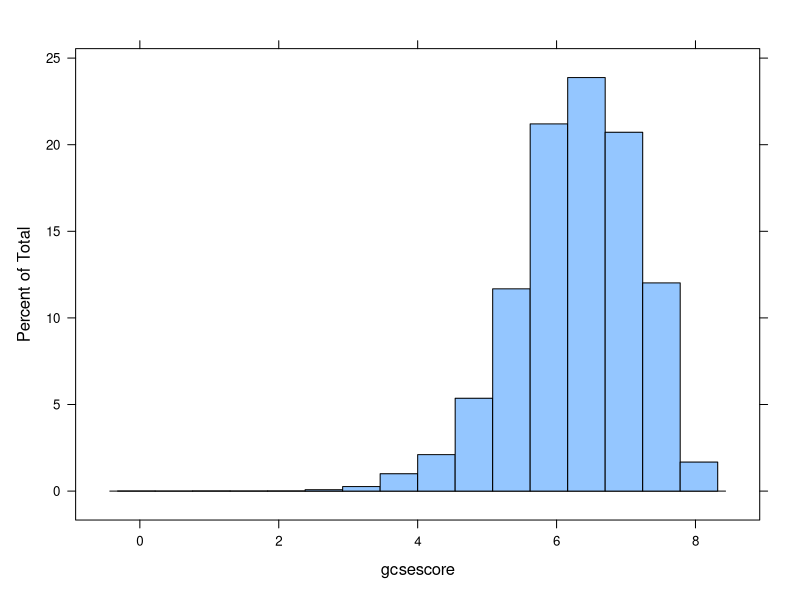
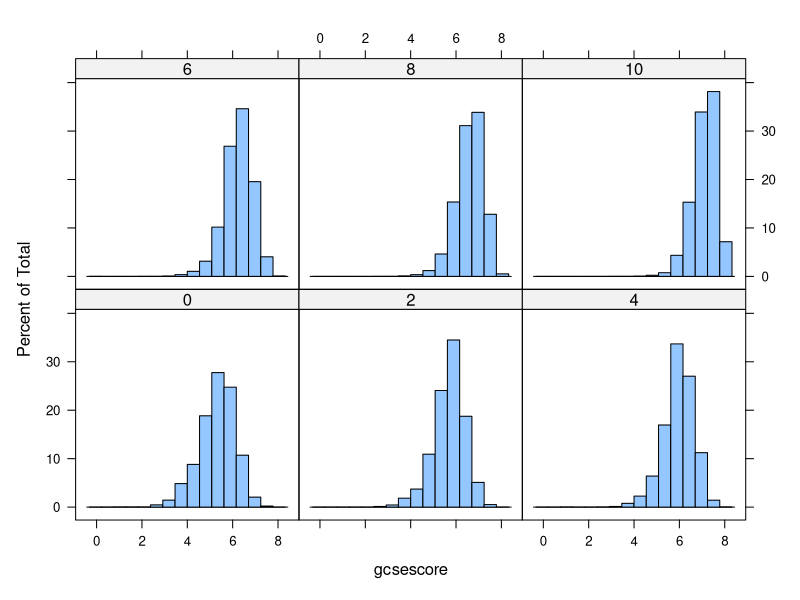
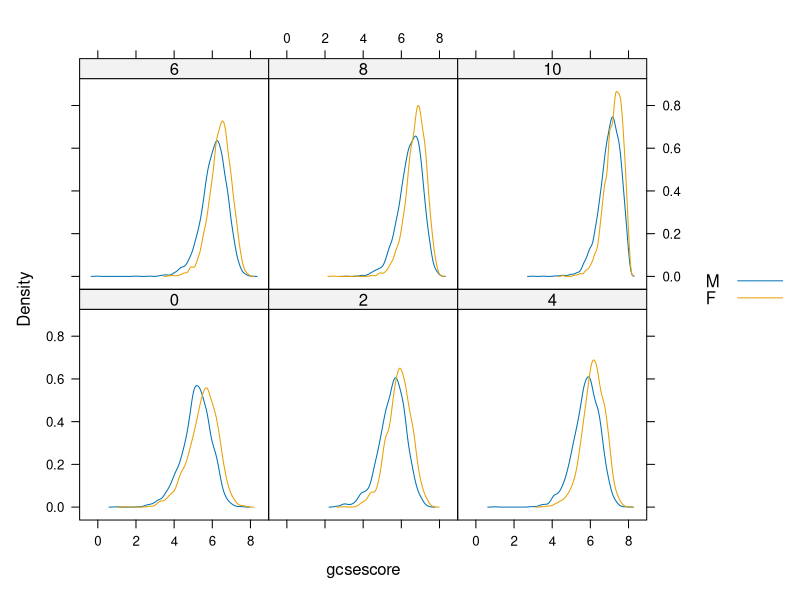
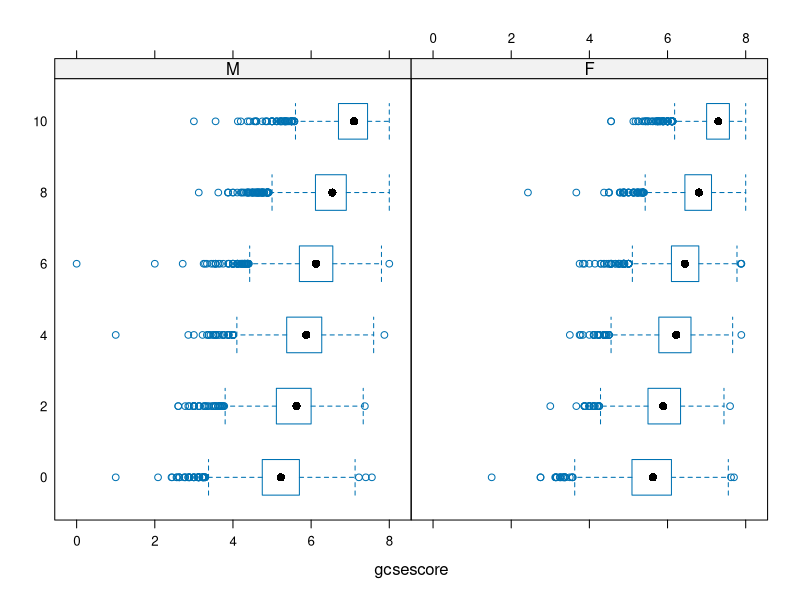
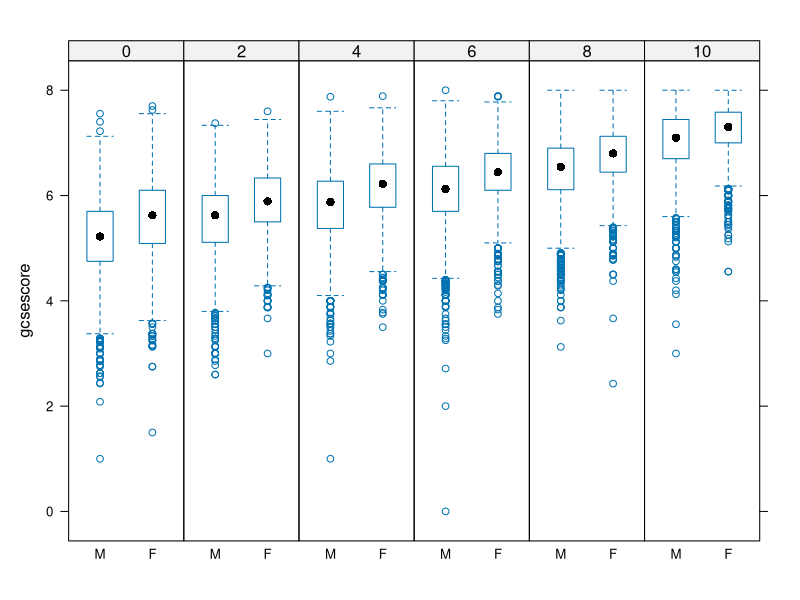
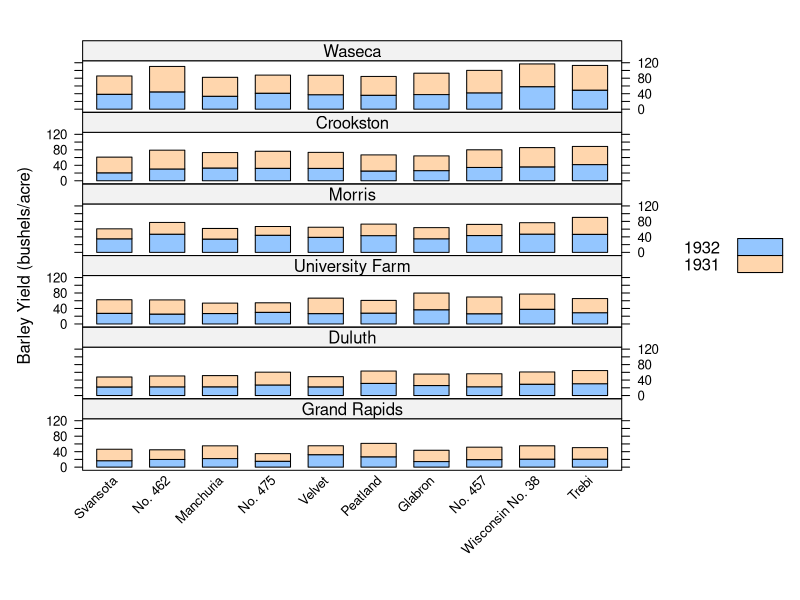
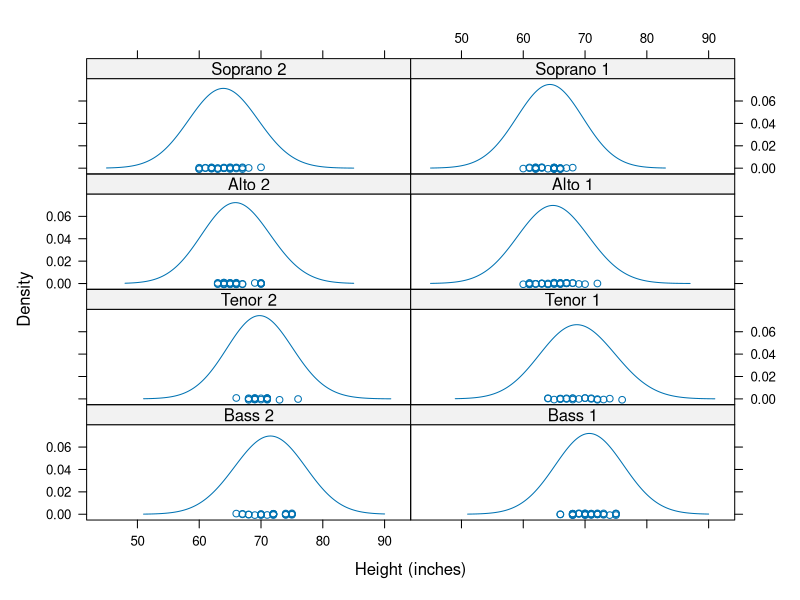
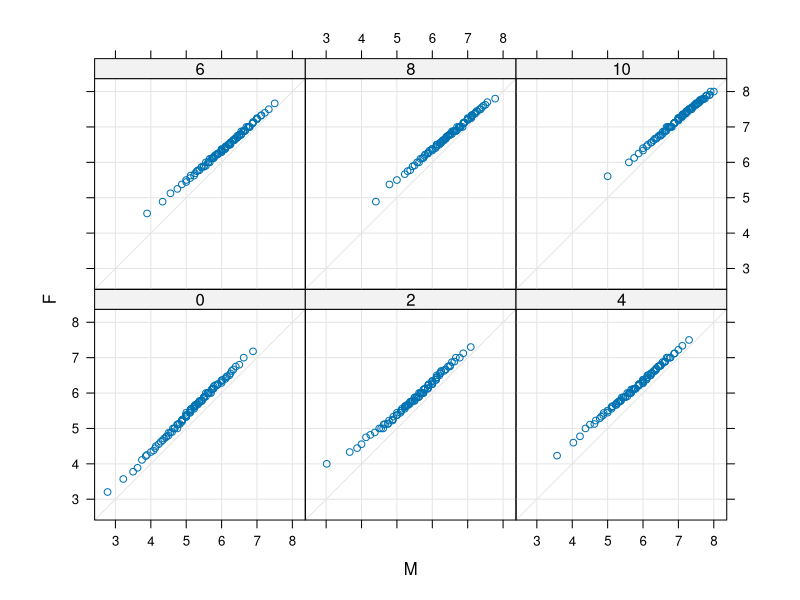

The R script that drew these images, in order:
## ---- chunk 1
knitr::opts_chunk$set(echo = TRUE,message=F,warning = F)
## ---- chunk 2
library("lattice")
library("mlmRev")
data(Chem97)
histogram(~ gcsescore, data = Chem97)
## ---- chunk 3
  histogram(~ gcsescore | factor(score),data = Chem97)
## ---- chunk 4
densityplot(~ gcsescore | factor(score), Chem97, 
	groups=gender,plot.points=FALSE,auto.key=TRUE)
## ---- chunk 5
bwplot(factor(score) ~ gcsescore | gender, Chem97)
## ---- chunk 6
bwplot(gcsescore ~ gender | factor(score), Chem97,
 layout = c(6, 1))
## ---- chunk 7
barchart(yield ~ variety | site, data = barley,
         groups = year, layout = c(1,6), stack = TRUE,
         auto.key = list(space = "right"),
         ylab = "Barley Yield (bushels/acre)",
         scales = list(x = list(rot = 45)))
## ---- chunk 8
densityplot( ~ height | voice.part, data = singer, layout = c(2, 4),  
            xlab = "Height (inches)", bw = 5)
## ---- chunk 9
qq(gender ~ gcsescore | factor(score), Chem97,
   f.value = ppoints(100), type = c("p", "g"), aspect = 1)
## ---- chunk 10
xyplot(Sepal.Length + Sepal.Width ~ Petal.Length + Petal.Width | Species,
       data = iris, scales = "free", layout = c(2, 2),
       auto.key = list(x = .6, y = .7, corner = c(0, 0)))
## ---- chunk 11
splom(~iris[1:4], groups = Species, data = iris)
## ---- chunk 12
super.sym <- trellis.par.get("superpose.symbol")
splom(~iris[1:4], groups = Species, data = iris,
      panel = panel.superpose,
      key = list(title = "Three Varieties of Iris",
                 columns = 3, 
                 points = list(pch = super.sym$pch[1:3],
                 col = super.sym$col[1:3]),
                 text = list(c("Setosa", "Versicolor", "Virginica"))))
## ---- chunk 13
parallelplot(~iris[1:4] | Species, iris)
